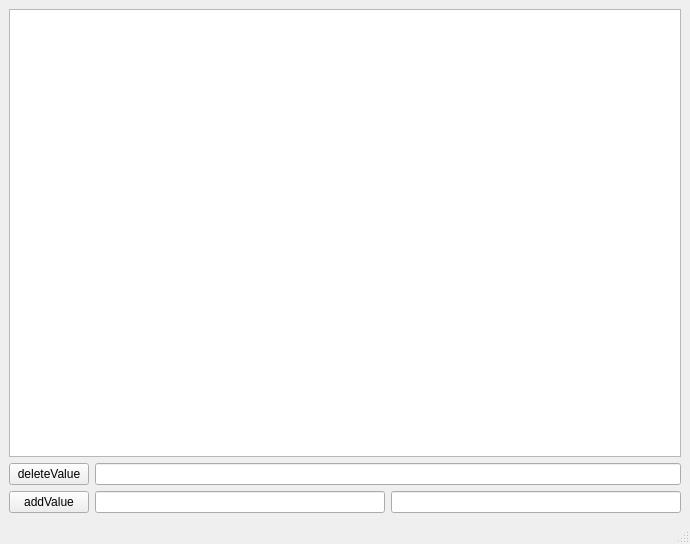
<?xml version="1.0" encoding="UTF-8"?>
<ui version="4.0">
 <class>MainWindow</class>
 <widget class="QMainWindow" name="MainWindow">
  <property name="geometry">
   <rect>
    <x>0</x>
    <y>0</y>
    <width>690</width>
    <height>544</height>
   </rect>
  </property>
  <property name="windowTitle">
   <string>MainWindow</string>
  </property>
  <widget class="QWidget" name="centralwidget">
   <layout class="QVBoxLayout" name="verticalLayout_2">
    <item>
     <widget class="QTableWidget" name="tableWidget"/>
    </item>
    <item>
     <layout class="QFormLayout" name="formLayout">
      <item row="2" column="0">
       <widget class="QPushButton" name="deleteValueButton">
        <property name="maximumSize">
         <size>
          <width>80</width>
          <height>16777215</height>
         </size>
        </property>
        <property name="text">
         <string>deleteValue</string>
        </property>
       </widget>
      </item>
      <item row="2" column="1">
       <widget class="QLineEdit" name="keyForDelete">
        <property name="maximumSize">
         <size>
          <width>16777215</width>
          <height>28</height>
         </size>
        </property>
        <property name="maxLength">
         <number>32770</number>
        </property>
       </widget>
      </item>
     </layout>
    </item>
    <item>
     <layout class="QVBoxLayout" name="verticalLayout">
      <item>
       <layout class="QHBoxLayout" name="horizontalLayout">
        <item>
         <widget class="QPushButton" name="addValueButton">
          <property name="maximumSize">
           <size>
            <width>80</width>
            <height>29</height>
           </size>
          </property>
          <property name="text">
           <string>addValue</string>
          </property>
         </widget>
        </item>
        <item>
         <widget class="QLineEdit" name="keyEdit">
          <property name="maximumSize">
           <size>
            <width>16777215</width>
            <height>28</height>
           </size>
          </property>
         </widget>
        </item>
        <item>
         <widget class="QLineEdit" name="valueEdit"/>
        </item>
       </layout>
      </item>
     </layout>
    </item>
   </layout>
  </widget>
  <widget class="QMenuBar" name="menubar">
   <property name="geometry">
    <rect>
     <x>0</x>
     <y>0</y>
     <width>690</width>
     <height>26</height>
    </rect>
   </property>
  </widget>
  <widget class="QStatusBar" name="statusbar"/>
 </widget>
 <resources/>
 <connections/>
</ui>
